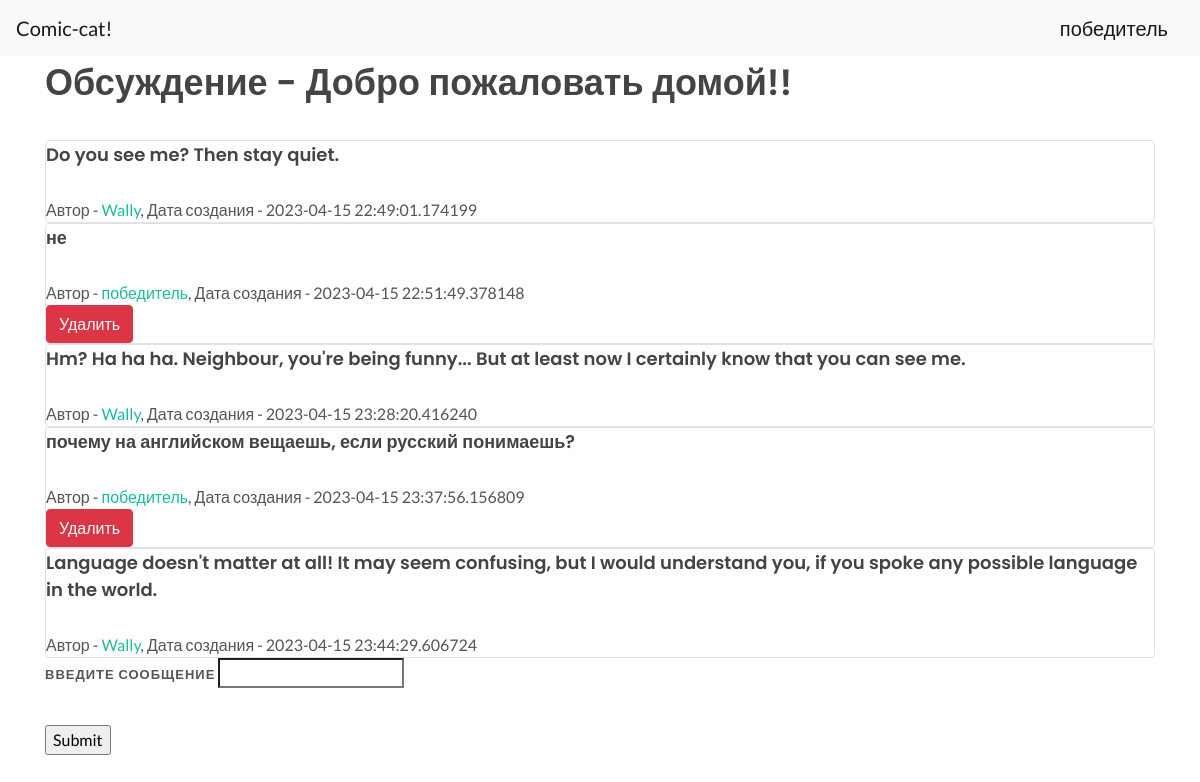
The page /discussions/4 (signed in) on the database its author committed.
### data/users.py (models this page shows, shortened)
class User(SqlAlchemyBase, UserMixin, SerializerMixin):
    __tablename__ = 'users'
    id = sqlalchemy.Column(sqlalchemy.Integer,
                           primary_key=True, autoincrement=True)
    name = sqlalchemy.Column(sqlalchemy.String, nullable=True)
    about = sqlalchemy.Column(sqlalchemy.String, nullable=True)
    email = sqlalchemy.Column(sqlalchemy.String,
                              index=True, unique=True, nullable=True)
    hashed_password = sqlalchemy.Column(sqlalchemy.String, nullable=True)
    created_date = sqlalchemy.Column(sqlalchemy.DateTime,
                                     default=datetime.datetime.now)
    favorites = categories = orm.relationship("Comics",
                                              secondary="assoc_favs",
                                              backref="users")
    comics = orm.relationship("Comics", back_populates='user')
    discussions = orm.relationship("Discussions", back_populates='user')
    posts = orm.relationship("Posts", back_populates='user')
    reviews = orm.relationship("Reviews", back_populates='user')

### data/discussions.py (models this page shows)
class Discussions(SqlAlchemyBase, SerializerMixin):
    __tablename__ = 'discussions'
    id = sqlalchemy.Column(sqlalchemy.Integer,
                           primary_key=True, autoincrement=True)
    title = sqlalchemy.Column(sqlalchemy.String, nullable=True)
    content = sqlalchemy.Column(sqlalchemy.String, nullable=True)
    created_date = sqlalchemy.Column(sqlalchemy.DateTime,
                                     default=datetime.datetime.now)
    is_published = sqlalchemy.Column(sqlalchemy.Boolean, default=True)
    user_id = sqlalchemy.Column(sqlalchemy.Integer,
                                sqlalchemy.ForeignKey("users.id"))
    user = orm.relationship('User')
    categories = orm.relationship("Category",
                                  secondary="association",
                                  backref="discussions")
    posts = orm.relationship("Posts", back_populates='discussion')

### data/posts.py (models this page shows)
class Posts(SqlAlchemyBase, SerializerMixin):
    __tablename__ = 'posts'
    id = sqlalchemy.Column(sqlalchemy.Integer,
                           primary_key=True, autoincrement=True)
    content = sqlalchemy.Column(sqlalchemy.String, nullable=True)
    created_date = sqlalchemy.Column(sqlalchemy.DateTime,
                                     default=datetime.datetime.now)
    user_id = sqlalchemy.Column(sqlalchemy.Integer,
                                sqlalchemy.ForeignKey("users.id"))
    user = orm.relationship('User')
    discussion_id = sqlalchemy.Column(sqlalchemy.Integer,
                                      sqlalchemy.ForeignKey("discussions.id"))
    discussion = orm.relationship('Discussions')

### main.py (the view, shortened to what this page needs)
@app.route('/discussions/<int:id>', methods=['GET', 'POST'])
def discussion(id):
    db_sess = db_session.create_session()
    disc = db_sess.query(Discussions).filter(Discussions.id == id)[0]
    posts = db_sess.query(Posts).filter(Posts.discussion_id == id)
    leng = len([i for i in posts])
    return render_template("discussion.html", posts=posts, disc=disc, leng=leng)

### data/db_session.py (called while the page is built)
def create_session() -> Session:
    global __factory
    return __factory()

### main.py (called while the page is built)
@login_manager.user_loader
def load_user(user_id):
    db_sess = db_session.create_session()
    return db_sess.query(User).get(user_id)

### templates/discussion.html
{% extends "base.html" %}
{% block content %}
<h1>Обсуждение - {{disc.title}}</h1>
{% if leng > 0 %}
    {% for item in posts%}
    <div class="col-md6 border rounded">
        <h4>{{item.content}}</h4>
        <div>
            Автор - <a href="/users/{{ item.user.id }}"> {{item.user.name}}</a>, Дата создания - {{item.created_date}}
        </div>
        <div>
            {% if current_user.is_authenticated and current_user == item.user %}
            <a href="/post_delete/{{ item.id }}" class="btn btn-danger">
                Удалить
            </a>
            {% endif %}
        </div>
    </div>
    {% endfor %}
{% else %}
    <div>
        <h3>В этом обсуждении пока нет постов</h3>
    </div>
{% endif %}
{% if current_user.is_authenticated %}
<form action="" method="post">
    <p>
        <label for="content"> Введите сообщение </label>
        <input type="text" name="content" id="content">
    </p>
    <p>
	    <input type="submit">
	</p>
</form>
{% endif %}
{% endblock %}

### templates/base.html (shortened to what this page needs)
<!doctype html>
<html lang="en">
<head>
	<link rel="stylesheet" href="{{ url_for('static', filename='css/bootstrap.css') }}" type="text/css" />
	<link rel="stylesheet" href="{{ url_for('static', filename='css/style.css') }}" type="text/css" />
	<link rel="stylesheet" href="{{ url_for('static', filename='css/dark.css') }}" type="text/css" />
	<link rel="stylesheet" href="{{ url_for('static', filename='css/font-icons.css') }}" type="text/css" />
	<link rel="stylesheet" href="{{ url_for('static', filename='css/animate.css') }}" type="text/css" />
	<link rel="stylesheet" href="{{ url_for('static', filename='css/magnific-popup.css') }}" type="text/css" />
	<link rel="stylesheet" href="{{ url_for('static', filename='css/custom.css') }}" type="text/css" />
</head>
<body>
<header>
    <nav class="navbar navbar-light bg-light">
        <a class="navbar-brand" href="/">Comic-cat!</a>
        {% if current_user.is_authenticated %}
            <a class="navbar-brand" href="/logout">{{ current_user.name }}</a>
        {% else %}
            <p>
                <a class="btn btn-primary " href="/register">Зарегистрироваться</a>
                <a class="btn btn-success" href="/login">Войти</a>
            </p>
        {% endif %}
    </nav>
</header>
<main role="main" class="container">
    {% block content %}{% endblock %}
</main>
</body>
</html>

### rows shown on the page
User: name "победитель"
Discussions: title "Добро пожаловать домой!!"
Posts: content "Do you see me? Then stay quiet.", user.name "Wally", created_date "2023-04-15 22:49:01.174199"
Posts: content "не", user.name "победитель", created_date "2023-04-15 22:51:49.378148"
Posts: content "Hm? Ha ha ha. Neighbour, you're being funny... But at least now I certainly know that you can see me.", user.name "Wally", created_date "2023-04-15 23:28:20.416240"
Posts: content "почему на английском вещаешь, если русский понимаешь?", user.name "победитель", created_date "2023-04-15 23:37:56.156809"
Posts: content "Language doesn't matter at all! It may seem confusing, but I would understand you, if you spoke any possible language in the world.", user.name "Wally", created_date "2023-04-15 23:44:29.606724"
